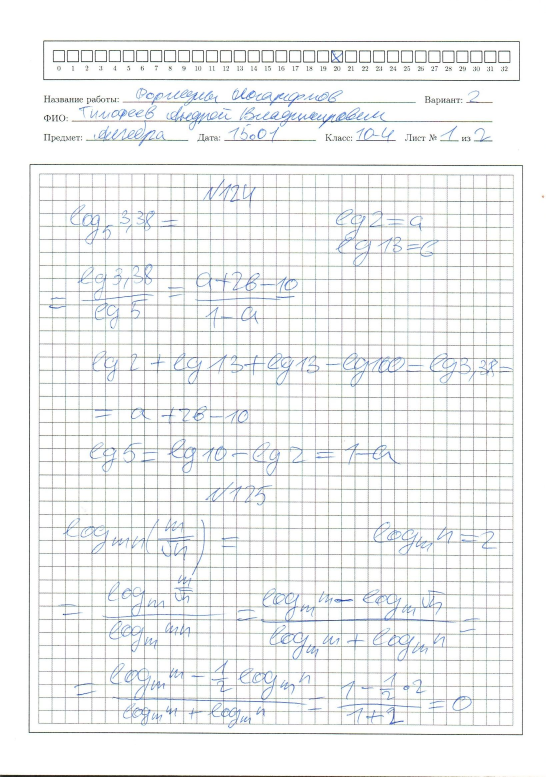
#> input picture blank.jpg, 1637 x 2330 px (shown at 1/3 size)
$ python findContours.py   (older library calls are emulated)
#> lines starting #> are read from the running program, lines starting #| are printed output that depends on the picture; after the words box and inside, x2 and y2 are one past the last pixel; in counts of white or black regions, pixels touching at a corner belong together
from imutils.perspective import four_point_transform
from imutils import contours as cnts
import numpy as np
import imutils
import cv2
import pickle

class BigContourError(ValueError):
        pass
class MarkContoursError(ValueError):
        pass


im = cv2.imread("blank.jpg", 0)
#> im: shape (2330, 1637); min 0, max 255, mean 242.4

h, w = im.shape
#> h = 2330; w = 1637

im = im[0:int(h*0.114), 0:w]
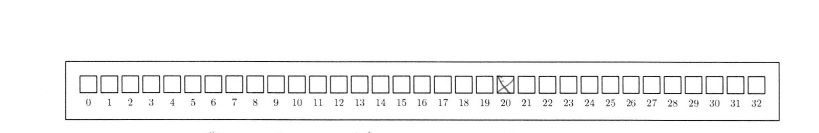
#> im: shape (265, 1637) (shown at 1/2 size); min 0, max 255, mean 245.5
blurred = cv2.GaussianBlur(im, (5, 5), 0)
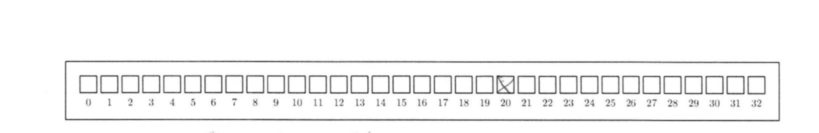
#> blurred: shape (265, 1637) (shown at 1/2 size); min 54, max 255, mean 245.5
edged = cv2.Canny(blurred, 75, 200)
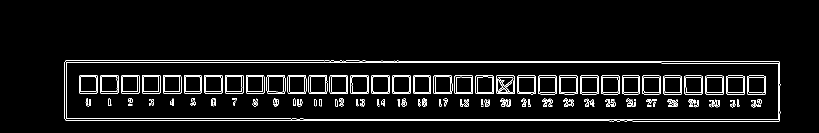
#> edged: shape (265, 1637) (shown at 1/2 size); 4.2% white in thin lines or dots, all inside (x1, y1, x2, y2) = (129, 121, 1561, 243)


im2, contours, hierarchy = cv2.findContours(edged, cv2.RETR_TREE, cv2.CHAIN_APPROX_SIMPLE)
#> contours = 283 contours, 84 with area under 20; largest, box (x1, y1, x2, y2) and area: (129, 121, 1561, 243) 170362, (132, 124, 1558, 240) 161183, (129, 121, 1561, 243) 9166, (1410, 151, 1448, 189) 1356, (1452, 151, 1490, 189) 1354


max_s = 0
cont = contours[1]
#> cont = contour of 115 points, box (x1, y1, x2, y2) (132, 124, 1558, 240), area 161183
t = True
for c in contours :
        (x, y, w, h) = cv2.boundingRect(c)
        ph, pw = im.shape
        if not (w*h >= pw*ph*0.95) :
                if w*h > max_s :
                        max_s = w*h
                        cont = c
#> this loop made 283 passes
#> (x, y, w, h, max_s) on pass 1: (129, 121, 1432, 122, 174704)
#> (x, y, w, h) on passes 2, 5, 6, 7, 8, 9: (132, 124, 1426, 116), (1419, 208, 4, 6), (1419, 208, 4, 5), (1137, 208, 4, 4), (1137, 208, 4, 3), (257, 208, 8, 4)
#> after the loop, cont = contour of 88 points, box (x1, y1, x2, y2) (129, 121, 1561, 243), area 170362; max_s = 174704


peri = cv2.arcLength(cont, True)
#> peri = 3111.9

approx = cv2.approxPolyDP(cont, 0.02 * peri, True)
#> approx = [[129, 124], [131, 240], [1559, 241], [1558, 123]]
cont = approx
#> cont = [[129, 124], [131, 240], [1559, 241], [1558, 123]]

try :
        im3 = four_point_transform(im, cont.reshape(4, 2))
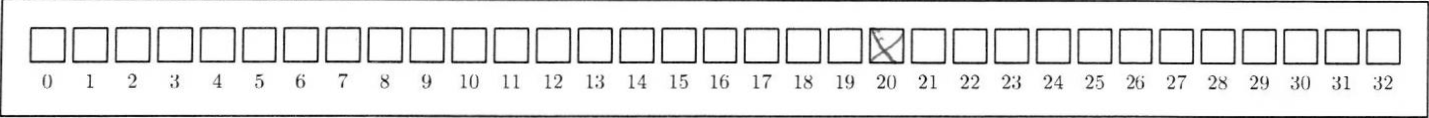
#> im3: shape (118, 1429); min 3, max 255, mean 232.8
except ValueError:
        raise BigContourError

ret, thresh2 = cv2.threshold(im3, 0, 255, cv2.THRESH_OTSU)
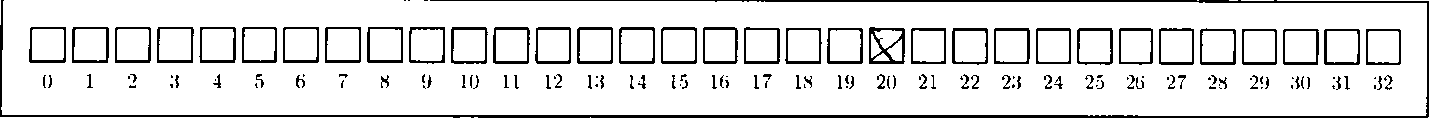
#> thresh2: shape (118, 1429); 88.7% white; 142 black regions (46 under 20 px)
#> ret = 172
im4, contours, hierarchy = cv2.findContours(thresh2, cv2.RETR_TREE, cv2.CHAIN_APPROX_SIMPLE)
#> contours = 231 contours, 80 with area under 20; largest, box (x1, y1, x2, y2) and area: (1, 0, 1427, 116) 160678, (492, 26, 531, 65) 1398, (618, 26, 656, 65) 1396, (576, 26, 614, 65) 1396, (660, 26, 698, 65) 1394

markConts = []

for c in contours:
        (x, y, w, h) = cv2.boundingRect(c)
        ar = w / float(h)

        if w >= 35 and h >= 35 and ar >= 0.9 and ar <= 1.1:
                markConts.append(c)
#> this loop made 231 passes
#> (x, y, w, h, ar) on passes 1, 2, 10: (1428, 117, 1, 1, 1), (590, 117, 1, 1, 1), (1, 0, 1426, 116, 12.29)

markConts = cnts.sort_contours(markConts, method = "left-to-right")[0]


if len(markConts) != 33 :
        raise MarkContoursError

f = open('contours.cnt', 'wb')
contoursToWrite = {'Big Contour' : cont, 'Mark Contours' : markConts}
pickle.dump(contoursToWrite, f)
f.close()
